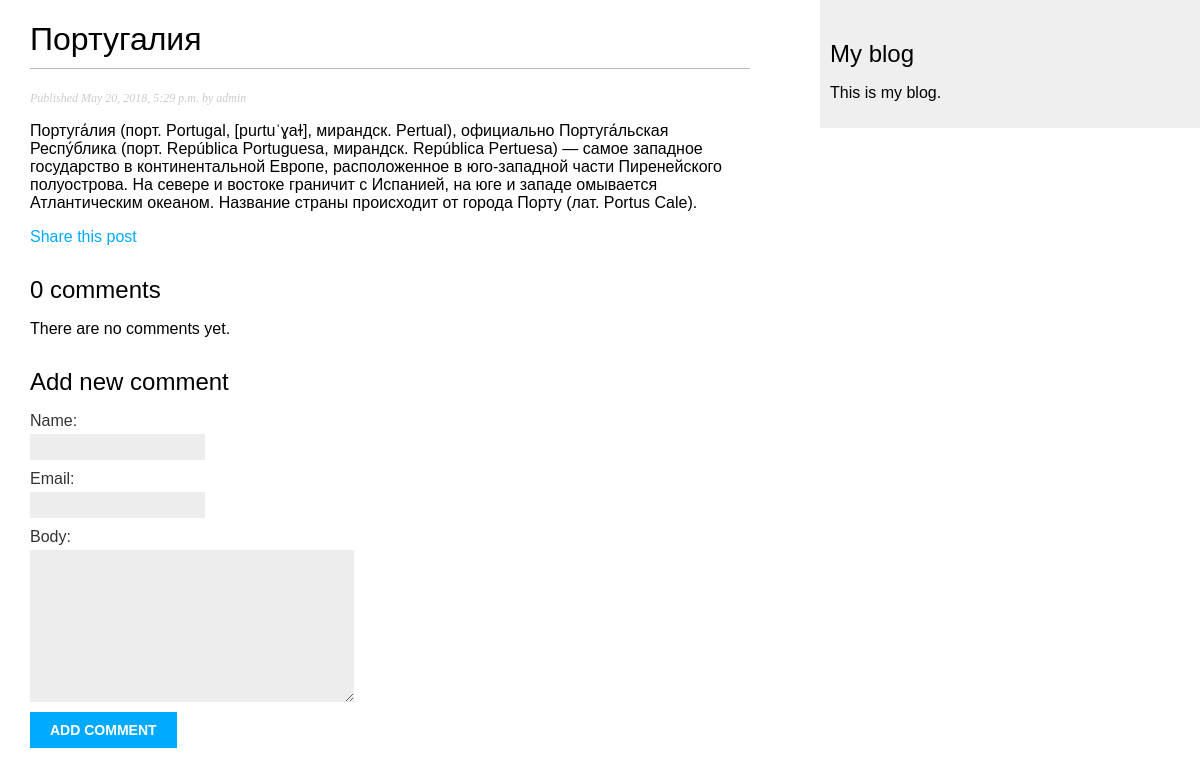
/blog/2018/05/20/portugaliya/, run on the app's committed database.
### blog/models.py (models this page shows, shortened)
class Post(models.Model):
    STATUS_CHOISES = (
        ('draft', 'Draft'),
        ('published', 'Published')
    )
    title = models.CharField(max_length=250)
    slug = models.SlugField(max_length=250, unique_for_date='publish')
    author = models.ForeignKey(User, related_name='blog_post')
    body = models.TextField()
    publish = models.DateTimeField(default=timezone.now)
    created = models.DateTimeField(auto_now_add=True)
    updated = models.DateTimeField(auto_now=True)
    status = models.CharField(max_length=10, choices=STATUS_CHOISES, default='draft')
    objects = models.Manager()
    published = PublishedManager()
    tags = TaggableManager()
    class Meta:
        ordering = ('-publish',)

### blog/views.py (the view)
def post_detail(request, year, month, day, post):
    post = get_object_or_404(Post, slug=post,
                             status='published',
                             publish__year=year,
                             publish__month=month,
                             publish__day=day)
    comments = post.comments.filter(active=True)
    if request.method == 'POST':
        comment_form = CommentForm(data=request.POST)
        if comment_form.is_valid():
            new_comment = comment_form.save(commit=False)
            new_comment.post = post
            new_comment.save()
    else:
        comment_form = CommentForm()
    return render(request,
                  'blog/post/detail.html',
                  {'post': post,
                   'comments': comments,
                   'comment_form': comment_form})

### blog/form.py
class CommentForm(forms.ModelForm):
    class Meta:
        model = Comment
        fields = ('name', 'email', 'body')

### blog/templates/blog/post/detail.html (shortened to what this page needs)
{% extends "blog/base.html" %}
{% block content %}
    <h1>{{ post.title }}</h1>
    <p class="date">
        Published {{ post.publish }} by {{ post.author }}
    </p>
    {{ post.body|linebreaks }}
    <p>
        <a href="{% url "blog:post_share" post.id %}">
            Share this post
        </a>
    </p>
    {% with comments.count as total_comments %}
        <h2>
            {{ total_comments }} comment{{ total_comments|pluralize }}
        </h2>
    {% endwith %}
    {% for comment in comments %}
        <div class="comment">
            <p class="info">
                Comment {{ forloop.counter }} by {{ comment.name }}
                {{ comment.created }}
            </p>
            {{ comment.body|linebreaks }}
        </div>
    {% empty %}
        <p>There are no comments yet.</p>
    {% endfor %}
    {% if new_comment %}
        <h2>Your comment has been added.</h2>
    {% else %}
        <h2>Add new comment</h2>
        <form action="." method="post">
            {{ comment_form.as_p }}
            <p><input type="submit" value="Add comment"></p>
        </form>
    {% endif %}
{% endblock %}

### blog/static/css/blog.css (style rules this page uses)
body { margin:0; padding:0; font-family:helvetica, sans-serif; }
a { color:#00abff; text-decoration:none; }
h1 { font-weight:normal; border-bottom:1px solid #bbb; padding:0 0 10px 0; }
h2 { font-weight:normal; margin:30px 0 0; }
p.date { color:#ccc; font-family: georgia, serif; font-size: 12px; font-style: italic; }
label { float:left; clear:both; color:#333; margin-bottom:4px; }
input, textarea { clear:both; float:left; margin:0 0 10px; background:#ededed; border:0; padding:6px 10px; font-size:12px; }
input[type=submit] { font-weight:bold; background:#00abff; color:#fff; padding:10px 20px; font-size:14px; text-transform:uppercase; }

### data on the page
Post: title "Португалия", publish "May 20, 2018, 5:29 p.m.", author "admin", body "Португа́лия (порт. Portugal, [puɾtuˈɣaɫ], мирандск. Pertual), официально Португа́льская Респу́блика (порт. República Portuguesa, мирандск. República Pertuesa) — самое западное государство в континентальной Европе, расположенное в юго-западной части Пиренейского полуострова. На севере и востоке граничит с Испанией, на юге и западе омывается Атлантическим океаном. Название страны происходит от города Порту (лат. Portus Cale)."

### other printed values
{{ total_comments }} "0"
